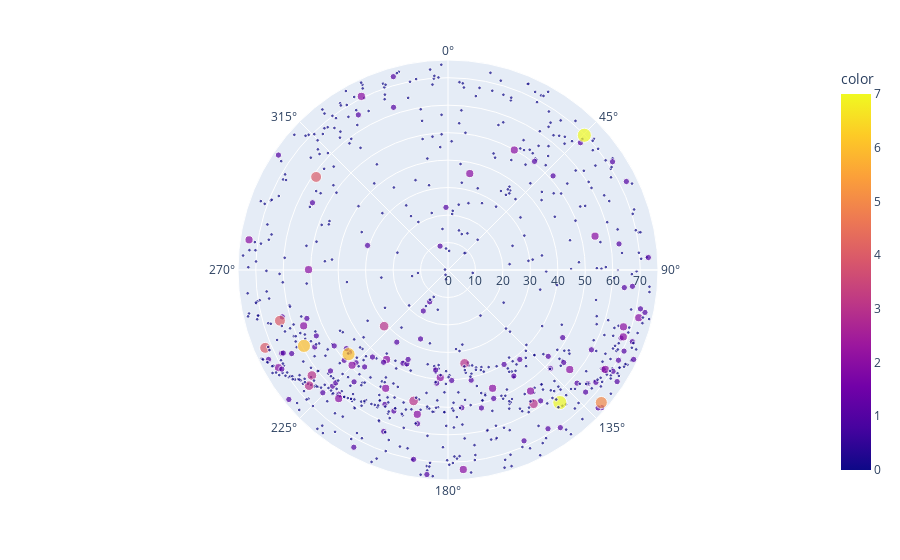

Here is the notebook cell this chart was saved with:
### Markdown cell above
## Visualize the results

Generate a polar alt/az plot of the qualifying satellites
* Excellent = blue
* Good = red
* Else = yellow


**TODO:** Is "0" here 0 altitude? That would be on the horizon, which is counter-intuitive. 

Note the band of satellites at southern bearings -- this ship was in the Northern hemisphere.

### Code cell
fig = starmap(rows)

### Figure 1 — Plotly figure (JSON) as saved in the notebook; plotly's stock layout.template omitted (floating-point values rounded to 4 significant figures; data arrays with more than 128 entries replaced by an {"elided": "..."} marker saying what was removed)
{"data": [{"hovertemplate": "R=%{r}<br>azimuth=%{theta}<br>size=%{marker.size}<br>color=%{marker.color}<extra></extra>", "legendgroup": "", "marker": {"color": {"elided": "813 int values"}, "coloraxis": "coloraxis", "size": {"elided": "813 int values"}, "sizemode": "area", "sizeref": 0.15, "symbol": "circle"}, "mode": "markers", "name": "", "opacity": 1, "r": {"elided": "813 float values"}, "showlegend": false, "subplot": "polar", "theta": {"elided": "813 float values"}, "type": "scatterpolar"}], "layout": {"coloraxis": {"colorbar": {"title": {"text": "color"}}, "colorscale": [[0, "#0d0887"], [0.1111, "#46039f"], [0.2222, "#7201a8"], [0.3333, "#9c179e"], [0.4444, "#bd3786"], [0.5556, "#d8576b"], [0.6667, "#ed7953"], [0.7778, "#fb9f3a"], [0.8889, "#fdca26"], [1, "#f0f921"]]}, "legend": {"itemsizing": "constant", "tracegroupgap": 0}, "margin": {"t": 60}, "polar": {"angularaxis": {"direction": "clockwise", "rotation": 90}, "domain": {"x": [0, 1], "y": [0, 1]}}}}
